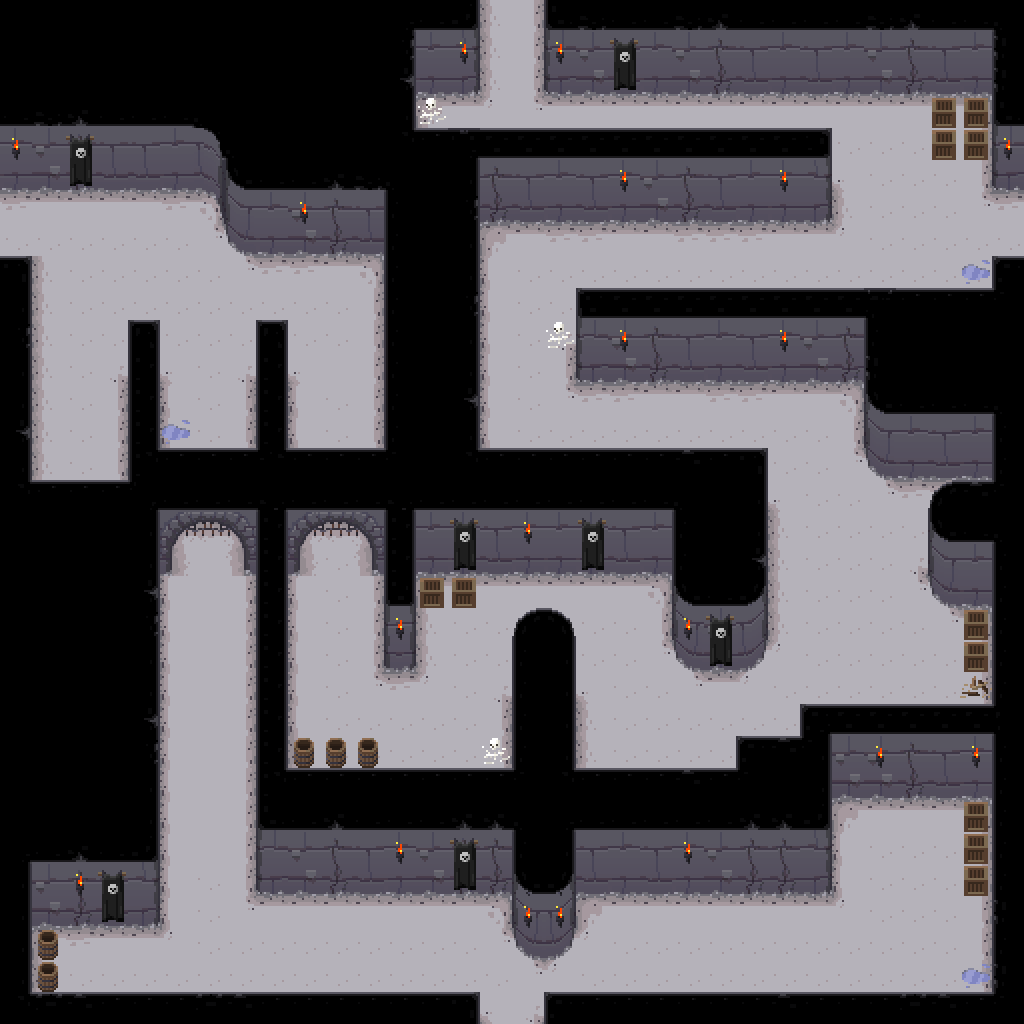

The image is a tile-based game level rendered from a .tmx file. Its description and source (layers, tilesets, objects; grid data summarised) follow:
An orthogonal 32x32 tile map with 32x32 px tiles, 4 tile layers (ground, walls, objects, tops) and 75 objects (19x light, 4x secretGM, 2x secretWall).

<map version="1.0" orientation="orthogonal" width="32" height="32" tilewidth="32" tileheight="32">
 <tileset firstgid="1" name="dungeon tileset calciumtrice" tilewidth="32" tileheight="32">
  <image source="../textures/spritesheets/dungeon tileset calciumtrice.png" width="960" height="808" />
 </tileset>
 <layer name="ground" width="32" height="32">
  <data>[1024 cells, 657 non-empty, 19 distinct tile ids]</data>
 </layer>
 <layer name="walls" width="32" height="32">
  <data>[1024 cells, 244 non-empty, 25 distinct tile ids]</data>
 </layer>
 <layer name="objects" width="32" height="32">
  <data>[1024 cells, 70 non-empty, 8 distinct tile ids]</data>
 </layer>
 <layer name="tops" width="32" height="32">
  <data>[1024 cells, 411 non-empty, 45 distinct tile ids]</data>
 </layer>
 <objectgroup name="colliderWalls" width="0" height="0">
  <object name="secretWall" x="896" y="736" width="64" height="64" />
  <object name="secretWall" x="256" y="640" width="32" height="64" />
  <object x="64" y="0" width="416" height="96" />
  <object x="544" y="0" width="480" height="96" />
  <object x="928" y="96" width="96" height="64" />
  <object x="992" y="160" width="32" height="32" />
  <object x="64" y="96" width="352" height="96" />
  <object x="416" y="160" width="416" height="32" />
  <object x="224" y="192" width="608" height="32" />
  <object x="256" y="224" width="224" height="32" />
  <object x="384" y="256" width="96" height="224" />
  <object x="384" y="480" width="384" height="96" />
  <object x="384" y="576" width="32" height="96" />
  <object x="672" y="576" width="96" height="64" />
  <object x="704" y="640" width="32" height="32" />
  <object x="992" y="288" width="32" height="32" />
  <object x="576" y="320" width="448" height="64" />
  <object x="864" y="384" width="160" height="64" />
  <object x="896" y="448" width="128" height="32" />
  <object x="992" y="480" width="32" height="32" />
  <object x="928" y="512" width="96" height="64" />
  <object x="960" y="576" width="64" height="32" />
  <object x="992" y="608" width="32" height="128" />
  <object x="800" y="736" width="96" height="32" />
  <object x="960" y="736" width="64" height="64" />
  <object x="736" y="768" width="160" height="32" />
  <object x="512" y="640" width="64" height="160" />
  <object x="256" y="704" width="32" height="96" />
  <object x="288" y="736" width="96" height="32" />
  <object x="256" y="352" width="32" height="288" />
  <object x="128" y="352" width="32" height="160" />
  <object x="256" y="800" width="576" height="96" />
  <object x="512" y="896" width="64" height="32" />
  <object x="992" y="800" width="32" height="224" />
  <object x="0" y="0" width="64" height="192" />
  <object x="0" y="288" width="32" height="224" />
  <object x="0" y="512" width="160" height="416" />
  <object x="0" y="928" width="64" height="96" />
  <object x="224" y="224" width="32" height="16" />
  <object x="864" y="448" width="32" height="16" />
  <object x="928" y="576" width="32" height="16" />
  <object x="672" y="640" width="32" height="16" />
  <object x="736" y="640" width="32" height="16" />
  <object x="512" y="928" width="32" height="16" />
  <object x="544" y="928" width="32" height="16" />
  <object x="160" y="480" width="10" height="96" />
  <object x="288" y="480" width="10" height="96" />
  <object x="374" y="480" width="10" height="96" />
  <object x="246" y="480" width="10" height="96" />
  <object x="416" y="576" width="64" height="32" />
  <object x="960" y="608" width="32" height="64" />
  <object x="960" y="800" width="32" height="96" />
 </objectgroup>
 <objectgroup name="lights" width="0" height="0">
  <object name="light" x="384" y="832" width="32" height="32" />
  <object name="light" x="672" y="832" width="32" height="32" />
  <object name="light" x="512" y="512" width="32" height="32" />
  <object name="light" x="544" y="896" width="32" height="32" />
  <object name="light" x="512" y="896" width="32" height="32" />
  <object name="light" x="64" y="864" width="32" height="32" />
  <object name="light" x="384" y="608" width="32" height="32" />
  <object name="light" x="672" y="608" width="32" height="32" />
  <object name="light" x="864" y="736" width="32" height="32" />
  <object name="light" x="960" y="736" width="32" height="32" />
  <object name="light" x="608" y="320" width="32" height="32" />
  <object name="light" x="768" y="320" width="32" height="32" />
  <object name="light" x="768" y="160" width="32" height="32" />
  <object name="light" x="608" y="160" width="32" height="32" />
  <object name="light" x="0" y="128" width="32" height="32" />
  <object name="secretGM" x="928" y="770" />
  <object name="secretGM" x="926" y="705" />
  <object name="light" x="288" y="192" width="32" height="32" />
  <object name="light" x="448" y="32" width="32" height="32" />
  <object name="light" x="544" y="32" width="32" height="32" />
  <object name="light" x="992" y="128" width="32" height="32" />
  <object name="secretGM" x="288" y="672" />
  <object name="secretGM" x="256" y="672" />
 </objectgroup>
 <objectgroup name="monsters" width="0" height="0" />
</map>
